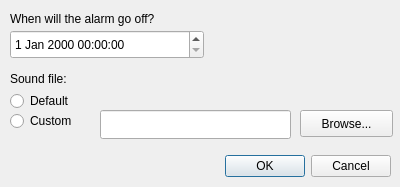
<?xml version="1.0" encoding="UTF-8"?>
<ui version="4.0">
 <class>AddAlarm</class>
 <widget class="QDialog" name="AddAlarm">
  <property name="windowModality">
   <enum>Qt::WindowModal</enum>
  </property>
  <property name="geometry">
   <rect>
    <x>0</x>
    <y>0</y>
    <width>400</width>
    <height>187</height>
   </rect>
  </property>
  <property name="windowTitle">
   <string>Add Alarm</string>
  </property>
  <widget class="QDialogButtonBox" name="alarmBox">
   <property name="geometry">
    <rect>
     <x>50</x>
     <y>150</y>
     <width>341</width>
     <height>32</height>
    </rect>
   </property>
   <property name="orientation">
    <enum>Qt::Horizontal</enum>
   </property>
   <property name="standardButtons">
    <set>QDialogButtonBox::Cancel|QDialogButtonBox::Ok</set>
   </property>
  </widget>
  <widget class="QLabel" name="TimeLabel">
   <property name="geometry">
    <rect>
     <x>10</x>
     <y>10</y>
     <width>201</width>
     <height>17</height>
    </rect>
   </property>
   <property name="text">
    <string>When will the alarm go off?</string>
   </property>
  </widget>
  <widget class="QDateTimeEdit" name="dateTimeEdit">
   <property name="geometry">
    <rect>
     <x>10</x>
     <y>30</y>
     <width>194</width>
     <height>29</height>
    </rect>
   </property>
  </widget>
  <widget class="QLabel" name="SoundLabel">
   <property name="geometry">
    <rect>
     <x>10</x>
     <y>70</y>
     <width>71</width>
     <height>17</height>
    </rect>
   </property>
   <property name="text">
    <string>Sound file:</string>
   </property>
  </widget>
  <widget class="QLineEdit" name="fileEdit">
   <property name="geometry">
    <rect>
     <x>100</x>
     <y>110</y>
     <width>191</width>
     <height>29</height>
    </rect>
   </property>
  </widget>
  <widget class="QPushButton" name="browseButton">
   <property name="geometry">
    <rect>
     <x>300</x>
     <y>110</y>
     <width>93</width>
     <height>27</height>
    </rect>
   </property>
   <property name="text">
    <string>Browse...</string>
   </property>
  </widget>
  <widget class="QRadioButton" name="customButton">
   <property name="geometry">
    <rect>
     <x>10</x>
     <y>110</y>
     <width>108</width>
     <height>22</height>
    </rect>
   </property>
   <property name="text">
    <string>Custom</string>
   </property>
   <attribute name="buttonGroup">
    <string>soundGroup</string>
   </attribute>
  </widget>
  <widget class="QRadioButton" name="defaultButton">
   <property name="geometry">
    <rect>
     <x>10</x>
     <y>90</y>
     <width>108</width>
     <height>22</height>
    </rect>
   </property>
   <property name="text">
    <string>Default</string>
   </property>
   <attribute name="buttonGroup">
    <string>soundGroup</string>
   </attribute>
  </widget>
 </widget>
 <resources/>
 <connections>
  <connection>
   <sender>alarmBox</sender>
   <signal>accepted()</signal>
   <receiver>AddAlarm</receiver>
   <slot>accept()</slot>
   <hints>
    <hint type="sourcelabel">
     <x>248</x>
     <y>254</y>
    </hint>
    <hint type="destinationlabel">
     <x>157</x>
     <y>274</y>
    </hint>
   </hints>
  </connection>
  <connection>
   <sender>alarmBox</sender>
   <signal>rejected()</signal>
   <receiver>AddAlarm</receiver>
   <slot>reject()</slot>
   <hints>
    <hint type="sourcelabel">
     <x>316</x>
     <y>260</y>
    </hint>
    <hint type="destinationlabel">
     <x>286</x>
     <y>274</y>
    </hint>
   </hints>
  </connection>
 </connections>
 <buttongroups>
  <buttongroup name="soundGroup"/>
 </buttongroups>
</ui>
